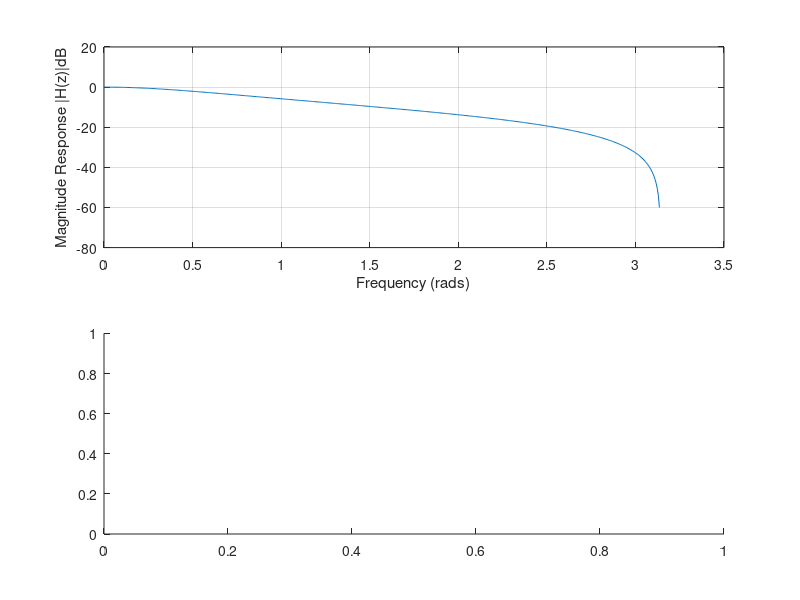

The MATLAB script that drew this image: (Note: this script raises an error after producing the figure.)
% ---------TAKE HOME PROBLEM 4----------------------
% Design ditigal butterworth lowpass filter with
% passband cutoff frequency .2pi, stopband cutoff frequency .6pi,
% 3dB passband ripple and 12dB stopband ripple
Wp = .2;
Ws = .6;
Rp = 3;
Rs = 12;

% Determine order and cutoff frequency
[N,Wn] = buttord(Wp, Ws, Rp, Rs);
display(N);     % N = 1
display(Wn);    % Wn = 0.2184

% Determine butterworth digital filter H(z)
[B,A] = butter(N,Wn);
display(B);     % B = [0.2632 0.2632]
display(A);     % A = [1 -0.4736]
[H,w] = freqz(B,A);

% plot magnitude response
subplot(211)
plot(w,20*log10(abs(H)));
xlabel('Frequency (rads)');
ylabel('Magnitude Response |H(z)|dB');
grid on;
% plot frequency response
subplot(212)
plot(w,phase(H));
xlabel('Frequency Response');
ylabel('Phase of H(z)');
grid on;
